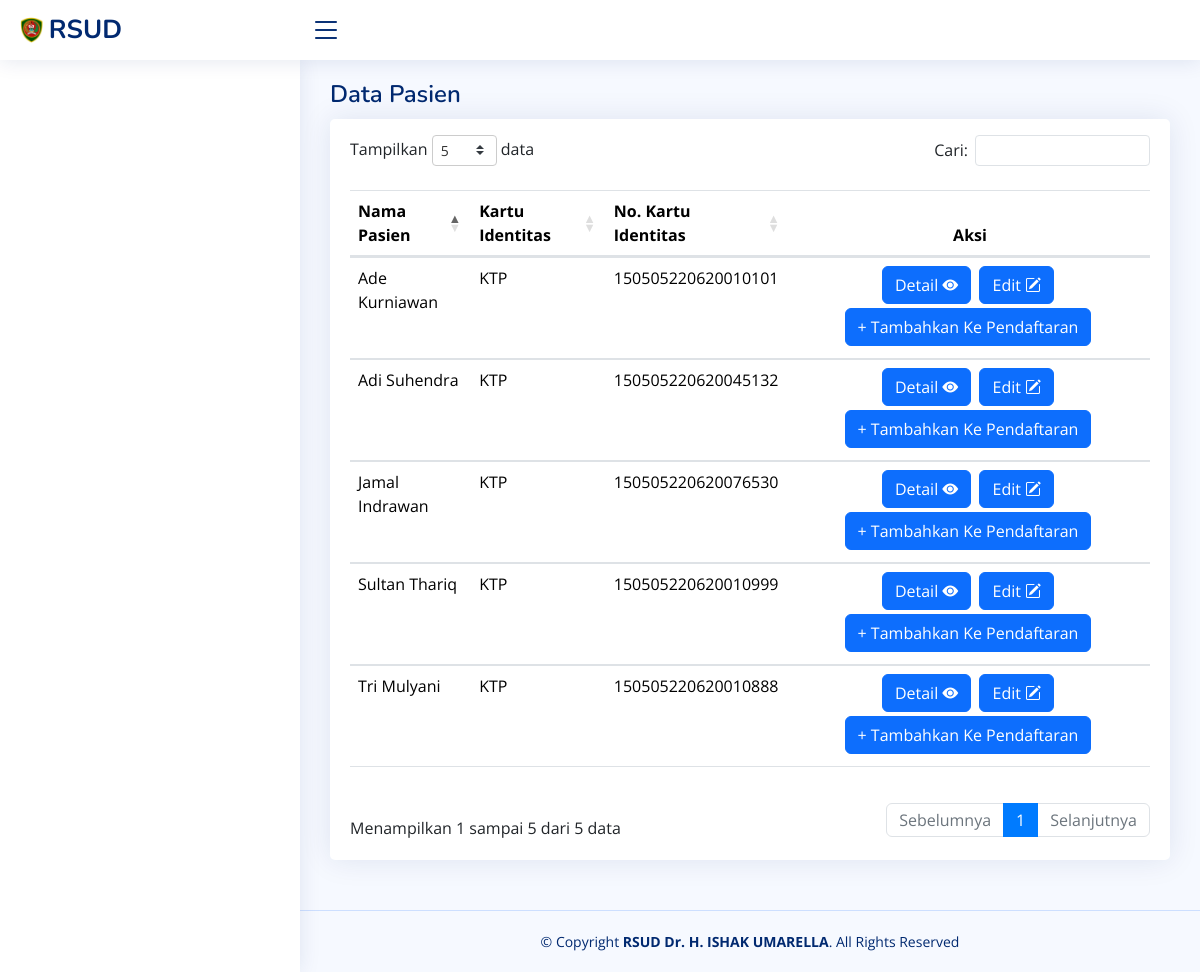
Before: /index.php/pendaftaran/pasien with the older database file.
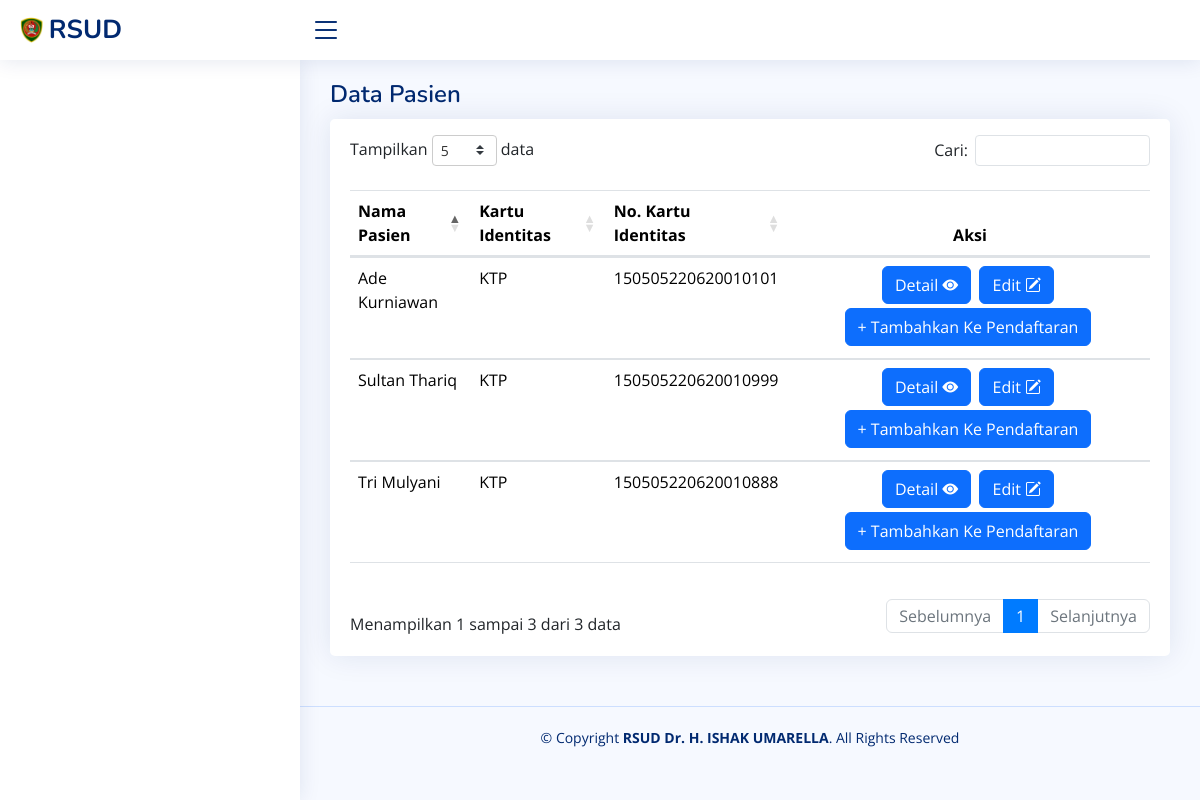
After: the same page with the newer database file.
### tables this page shows
CREATE TABLE `t_pasien` (
  `id_pasien` bigint(20) NOT NULL,
  `nomor_rekam_medis` varchar(20) NOT NULL,
  `nama_lengkap_pasien` varchar(255) NOT NULL,
  `tempat_lahir` varchar(255) NOT NULL,
  `tanggal_lahir` date NOT NULL,
  `kartu_identitas` varchar(255) NOT NULL,
  `nomor_kartu_identitas` varchar(20) NOT NULL,
  `jenis_kelamin` enum('Laki-laki','Perempuan') NOT NULL,
  `pekerjaan` varchar(255) NOT NULL,
  `warga_negara` varchar(255) NOT NULL,
  `suku` varchar(255) NOT NULL,
  `alamat_lengkap` varchar(255) NOT NULL,
  `status_perkawinan` enum('Menikah','Belum Menikah','Janda / Duda') NOT NULL,
  `agama` varchar(255) NOT NULL,
  `bahasa` varchar(255) NOT NULL,
  `pendidikan` varchar(255) NOT NULL,
  `nomor_hp` varchar(255) NOT NULL
);

### application/controllers/Pendaftaran.php (called while the page is built, shortened)
<?php
class Pendaftaran extends CI_Controller
{
    public function __construct()
    {
        $this->load->library('form_validation');
    }
    public function pasien()
    {
        $query = $this->db->get('t_pasien')->result();
        $data['pasien'] = $query;
        $data['title'] = "Pasien";
        $this->load->view('templates/main/header', $data);
        $this->load->view('templates/main/sidebar', $data);
        $this->load->view('pendaftaran/pasien', $data);
        $this->load->view('templates/main/footer');
    }
}

### index.php (called while the page is built, shortened)
<?php
require_once BASEPATH.'core/CodeIgniter.php';

### application/views/pendaftaran/pasien.php (the view, shortened to what this page needs)
<main id="main" class="main">
    <div class="pagetitle">
        <h1>Data Pasien</h1>
    </div>
    <section class="section">
        <div class="row">
            <div class="col-lg-12">
                <div class="card">
                    <div class="card-body mt-3">
                        <div class="table-container">
                            <table id="example" class="table my-4">
                                <thead>
                                    <tr>
                                        <th>Nama Pasien</th>
                                        <th>Kartu Identitas</th>
                                        <th>No. Kartu Identitas</th>
                                        <th style="width: 45%;" class="text-center" data-sortable="false">Aksi</th>
                                    </tr>
                                </thead>
                                <tbody>
                                    <?php foreach ($pasien as $data) : ?>
                                        <tr>
                                            <td><?= $data->nama_lengkap_pasien ?></td>
                                            <td><?= $data->kartu_identitas ?></td>
                                            <td><?= $data->nomor_kartu_identitas ?></td>
                                            <td class="text-center">
                                                <div class="d-inline-block me-1 mb-1">
                                                    <button type="button" class="btn btn-primary" data-bs-toggle="modal" data-bs-target="#modalPasien<?= $data->id_pasien ?>">
                                                        Detail <i class="bi bi-eye-fill"></i>
                                                    </button>
                                                </div>
                                                <div class="d-inline-block me-1 mb-1">
                                                    <form action="<?= base_url() ?>pendaftaran/edit_pasien" method="post">
                                                        <button type="submit" class="btn btn-primary">
                                                            Edit <i class="bi bi-pencil-square"></i>
                                                        </button>
                                                    </form>
                                                </div>
                                                <div class="d-inline-block me-1 mb-1">
                                                    <form action="<?= base_url('pendaftaran/tambah_pendaftaran_pasien_lama') ?>" method="post">
                                                        <button type="submit" class="btn btn-primary" data-bs-toggle="modal" data-bs-target="#modalHapus<?= $data->id_pasien ?>">
                                                            + Tambahkan Ke Pendaftaran
                                                        </button>
                                                    </form>
                                                </div>
                                            </td>
                                        </tr>
                                    <?php endforeach ?>
                                </tbody>
                            </table>
                        </div>
                    </div>
                </div>
            </div>
        </div>
    </section>
</main>

### application/views/templates/main/header.php (shortened to what this page needs)
<!DOCTYPE html>
<html lang="en">
<head>
    <link rel="stylesheet" href="https://maxcdn.bootstrapcdn.com/bootstrap/4.5.2/css/bootstrap.min.css">
    <link rel="stylesheet" href="https://cdn.datatables.net/1.10.24/css/dataTables.bootstrap4.min.css">
    <link href="<?php echo base_url() ?>assets/bootstrap/assets/vendor/bootstrap/css/bootstrap.min.css" rel="stylesheet">
    <link href="<?php echo base_url() ?>assets/bootstrap/assets/vendor/bootstrap-icons/bootstrap-icons.css" rel="stylesheet">
    <link href="<?php echo base_url() ?>assets/bootstrap/assets/vendor/boxicons/css/boxicons.min.css" rel="stylesheet">
    <link href="<?php echo base_url() ?>assets/bootstrap/assets/vendor/quill/quill.snow.css" rel="stylesheet">
    <link href="<?php echo base_url() ?>assets/bootstrap/assets/vendor/quill/quill.bubble.css" rel="stylesheet">
    <link href="<?php echo base_url() ?>assets/bootstrap/assets/vendor/remixicon/remixicon.css" rel="stylesheet">
    <link href="<?php echo base_url() ?>assets/bootstrap/assets/vendor/simple-datatables/style.css" rel="stylesheet">
    <link href="<?php echo base_url() ?>assets/bootstrap/assets/css/style.css" rel="stylesheet">
</head>
<body>
    <header id="header" class="header fixed-top d-flex align-items-center">
        <div class="d-flex align-items-center justify-content-between">
            <a href="<?= base_url('auth/login') ?>" class="logo d-flex align-items-center">
                <img src="<?php echo base_url() ?>assets/img/logo.png" alt="">
                <span class="d-none d-lg-block">RSUD</span>
            </a>
            <i class="bi bi-list toggle-sidebar-btn"></i>
        </div>
    </header>

### application/views/templates/main/sidebar.php (shortened to what this page needs)
<aside id="sidebar" class="sidebar">
</aside>

### application/views/templates/main/footer.php (shortened to what this page needs)
<footer id="footer" class="footer">
    <div class="copyright">
        &copy; Copyright <strong><span>RSUD Dr. H. ISHAK UMARELLA</span></strong>. All Rights Reserved
    </div>
</footer>
</body>
</html>

Changed rows visible on the page:
removed t_pasien: nama_lengkap_pasien "Jamal Indrawan", kartu_identitas "KTP", nomor_kartu_identitas "150505220620076530"
removed t_pasien: nama_lengkap_pasien "Adi Suhendra", kartu_identitas "KTP", nomor_kartu_identitas "150505220620045132"
Other visible differences:
text written by a page script: "Tampilkan data Cari: Menampilkan 1 sampai 5 dari 5 data Sebelumnya 1 Selanjutnya" → "Tampilkan data Cari: Menampilkan 1 sampai 3 dari 3 data Sebelumnya 1 Selanjutnya"
